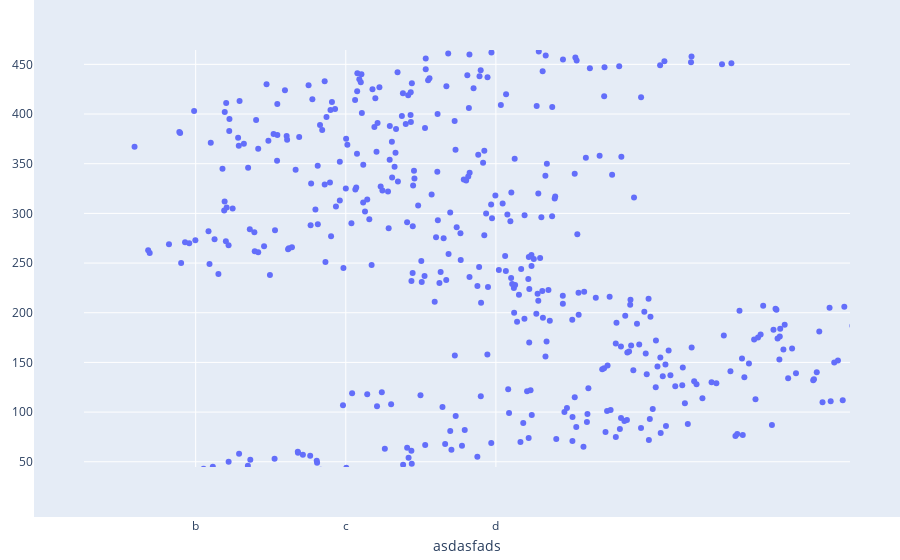

The notebook cell this image was saved under:
### Code cell
import plotly.graph_objects as go
fig=px.scatter(weather,x="Temperature AVG")
fig.update_layout(margin=go.layout.Margin(l=50,t=50,r=50,pad=50),
                 xaxis=go.layout.XAxis(title_text="asdasfads",
                                     ticktext=["a","b","c","d"],
                                     tickvals=[0,10,20,30]))
fig.update_xaxes(automargin=True)
fig.show(config={"scrollZoom":True})

### Figure 1 — Plotly figure (JSON) as saved in the notebook; plotly's stock layout.template omitted (floating-point values rounded to 4 significant figures; data arrays with more than 128 entries replaced by an {"elided": "..."} marker saying what was removed)
{"data": [{"hoverlabel": {"namelength": 0}, "hovertemplate": "Temperature AVG=%{x}", "legendgroup": "", "marker": {"color": "#636efa", "symbol": "circle"}, "mode": "markers", "name": "", "showlegend": false, "type": "scatter", "x": {"elided": "464 float values"}, "xaxis": "x", "yaxis": "y"}], "layout": {"autosize": true, "legend": {"tracegroupgap": 0}, "margin": {"l": 50, "pad": 50, "r": 50, "t": 50}, "xaxis": {"automargin": true, "autorange": false, "range": [2.56, 53.59], "ticktext": ["a", "b", "c", "d"], "tickvals": [0, 10, 20, 30], "title": {"text": "asdasfads"}, "type": "linear"}, "yaxis": {"anchor": "x", "autorange": false, "domain": [0, 1], "range": [44.73, 464.4]}}}
